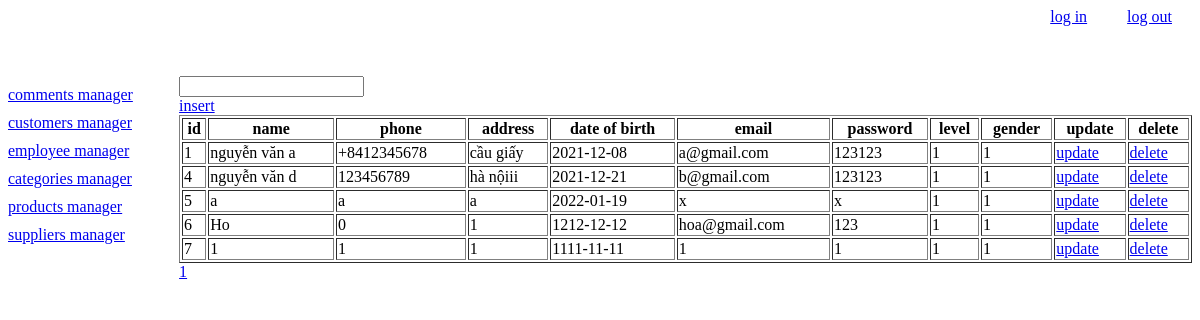
/employees/index.php (signed in), run on the app's committed database.
### tables this page shows
CREATE TABLE `employees` (
  `id_empl` int(11) NOT NULL,
  `name` varchar(100) NOT NULL,
  `phone` varchar(15) NOT NULL,
  `address` text NOT NULL,
  `date_of_birth` date NOT NULL,
  `email` varchar(50) NOT NULL,
  `password` varchar(50) NOT NULL,
  `level` bit(2) NOT NULL,
  `gender` bit(2) NOT NULL,
  `token` varchar(50) DEFAULT NULL
);

### employees/index.php (the view, shortened to what this page needs)
<?php
if(!isset($_SESSION['id'])){
echo 'bạn cần đăng nhập';
?>
<!DOCTYPE html>
<html lang="en">
<head>
    <meta charset="UTF-8">
    <meta http-equiv="X-UA-Compatible" content="IE=edge">
    <meta name="viewport" content="width=device-width, initial-scale=1.0">
    <title>Document</title>
    <link rel="stylesheet" href="http://localhost/admin/style.css">
</head>
<body>
<div class="header">
        <div class="sub_header">
            <a href="../signin.php">log in</a><a href="../signout.php">log out</a>
        </div>
    </div>
</body>
</html>
<?php }
    else {
        ?>
        <!DOCTYPE html>
<html lang="en">
<head>
</head>
<body>
    <?php
    include '../header.php';
    $page = 1;
    $search ='';
    $connect = mysqli_connect('localhost','root','','20');
    mysqli_set_charset($connect,'utf8');
    $sql="select count(*) from employees
    where (name like '%$search%' or id_empl like '%$search%') ";
    $array_result= mysqli_query($connect,$sql);
    $record = mysqli_fetch_array($array_result)['count(*)'];
    $record_per_page = 10;
    $page_number = ceil($record/$record_per_page);
    $offset = ($page-1)*$record_per_page;
    $connect = mysqli_connect('localhost','root','','20');
    $sql="select * from employees
    where (name like '%$search%' or id_empl like '%$search%')
    limit $record_per_page offset $offset
    ";
    mysqli_set_charset($connect,'utf8');
    $array_result= mysqli_query($connect,$sql);
    ?>
     <caption>
        <form action="" method="get">
            <input type="search" name="search" value="<?php echo $search ?>">
        </form>
    </caption>
    <a href="create.php">insert</a>
    <table width='100%' border= '1px solid black'>
            <tr>
                <th>id</th>
                <th>name</th>
                <th>phone</th>
                <th>address</th>
                <th>date of birth</th>
                <th>email</th>
                <th>password</th>
                <th>level</th>
                <th>gender</th>
                <th>update</th>
                <th>delete</th>
            </tr>
            <?php foreach ($array_result as $each){ ?>
            <tr>
                <td><?php echo $each['id_empl'] ?></td>
                <td><?php echo $each['name'] ?></td>
                <td><?php echo $each['phone'] ?></td>
                <td><?php echo $each['address'] ?></td>
                <td><?php echo $each['date_of_birth'] ?></td>
                <td><?php echo $each['email'] ?></td>
                <td><?php echo $each['password'] ?></td>
                <td><?php echo $each['level'] ?></td>
                <td><?php echo $each['gender'] ?></td>
                <td><a href="update.php?id=<?php echo $each['id_empl'] ?>">
                 update
                </a>
                </td>
                <td><a href="delete_process.php?id=<?php echo $each['id_empl'] ?>">
                 delete
                </a>
                </td>
            </tr>
            <?php } ?>
        </table>
        <?php   for ($x = 1;$x <= $page_number; $x++){ ?>
                <a href="?page=<?php echo $x ?>&search=<?php echo $search ?>"> <?php echo $x ?> </a>
            <?php } ?>
<?php include '../footer.php'; } ?>

### data on the page
employees: id_empl "1", name "nguyễn văn a", phone "+8412345678", address "cầu giấy", date_of_birth "2021-12-08", email "a@gmail.com", password "123123", level "1", gender "1"
employees: id_empl "4", name "nguyễn văn d", phone "123456789", address "hà nộiii", date_of_birth "2021-12-21", email "b@gmail.com", password "123123", level "1", gender "1"
employees: id_empl "5", name "a", phone "a", address "a", date_of_birth "2022-01-19", email "x", password "x", level "1", gender "1"
employees: id_empl "6", name "Ho", phone "0", address "1", date_of_birth "1212-12-12", email "hoa@gmail.com", password "123", level "1", gender "1"
employees: id_empl "7", name "1", phone "1", address "1", date_of_birth "1111-11-11", email "1", password "1", level "1", gender "1"
